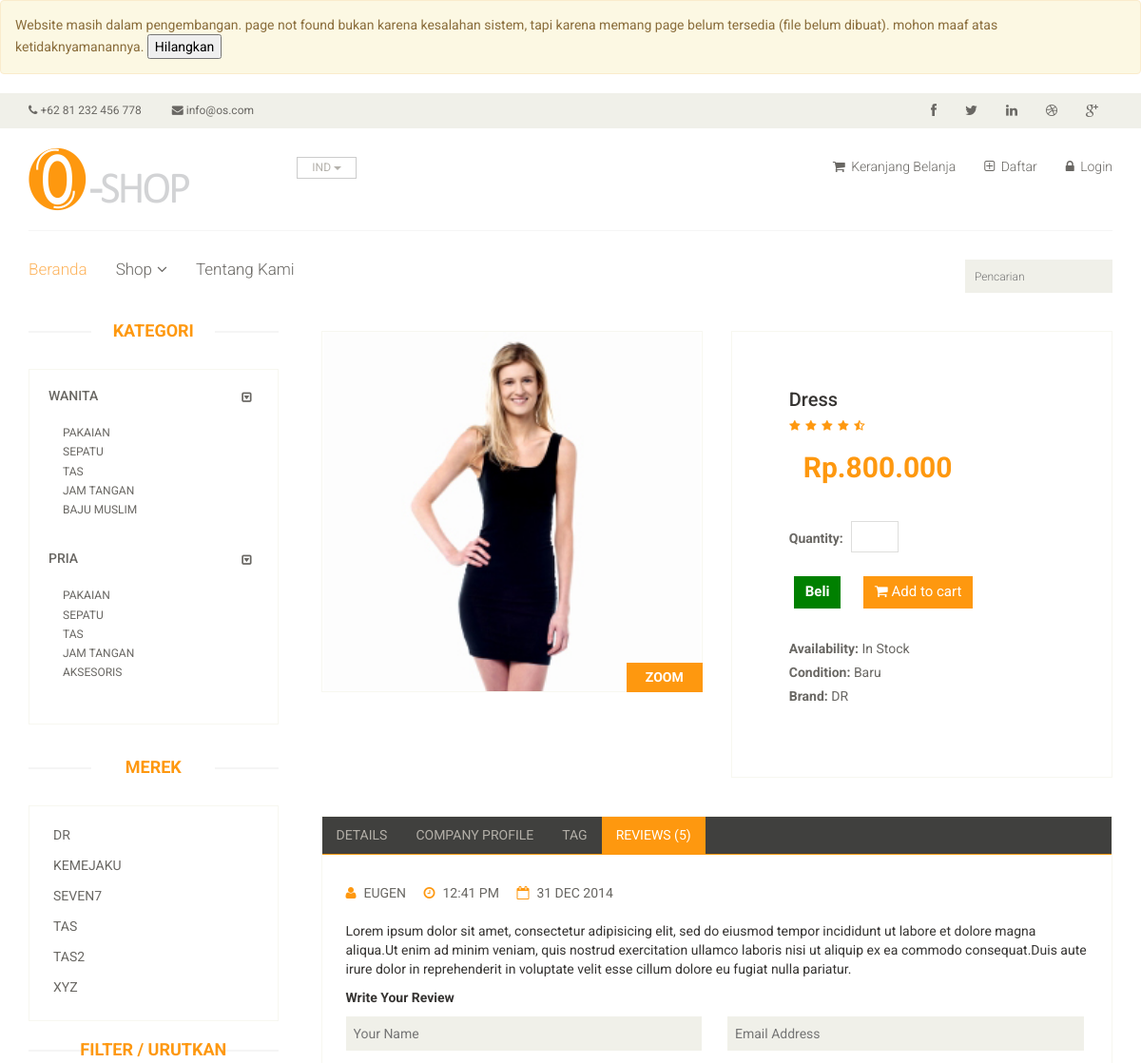
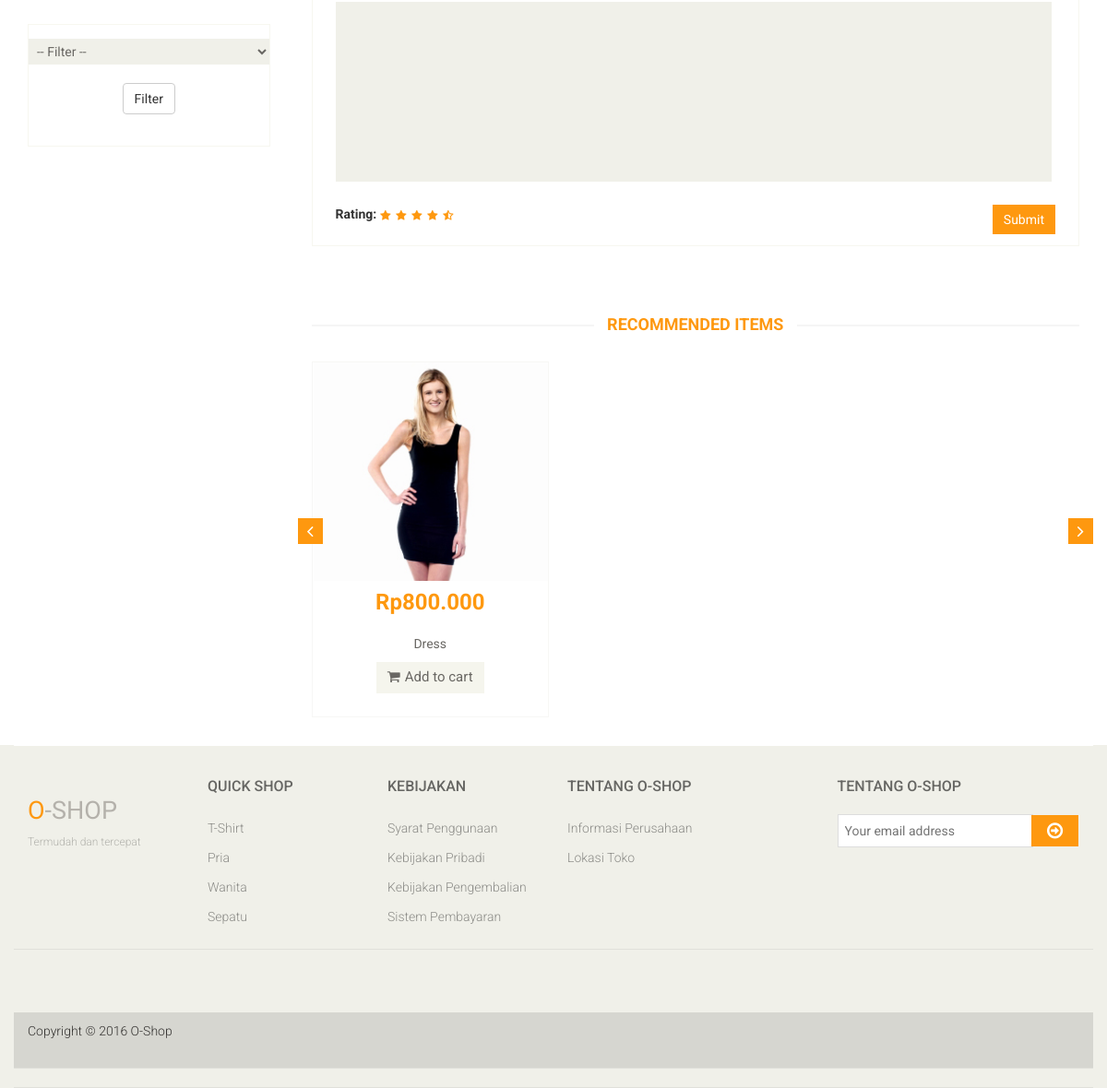
The page /produk/s/11 on the database its author committed (2 pictures, top to bottom).
### tables this page shows
CREATE TABLE `subkategori` (
  `id_sub` int(11) NOT NULL,
  `nama_sub` varchar(30) NOT NULL,
  `kategori` int(11) NOT NULL
);

CREATE TABLE `produk` (
  `id_produk` int(11) NOT NULL,
  `nama_produk` varchar(50) NOT NULL,
  `detail_produk` longtext NOT NULL,
  `stock_produk` int(11) NOT NULL,
  `kondisi_produk` int(11) NOT NULL,
  `brand_produk` varchar(50) NOT NULL,
  `harga_produk` int(11) NOT NULL,
  `kategori_produk` int(11) NOT NULL,
  `foto_produk` varchar(100) NOT NULL
);

### application/controllers/Produk.php (called while the page is built, shortened)
<?php
class Produk extends CI_Controller {
	public function __construct()
	{
		$this->load->model('ProdukModel');
		$this->load->model('UserModel');
	}
	public function s($id = NULL)
	{
		$data['slider'] = 0;
		if ($id != NULL) {
			$data['isi'] = 'konten/detail_produk';
			$data['produk'] = $this->ProdukModel->get_by_id($id);
			$data['pria'] = $this->ProdukModel->get_kategori(1);
			$data['wanita'] = $this->ProdukModel->get_kategori(2);
			$b = $this->ProdukModel->get_brand();
			$i = 0;
			foreach ($b as $value) {
				$brand[$i] = $value->brand_produk;
				$i++;
			}
			$i = 0;
			$c = 0;
			$max = count($brand);
			while ($i < $max) {
				if ($i < $max-1) {
					if ($brand[$i] == $brand[$i+1]) {
						$i++;
						$data['brand'][$c] = $brand[$i];
						if ($brand[$i+1] != $brand[$i+2]) {
							$c++;
						}
					}else{
						$data['brand'][$c] = $brand[$i];
						$c++;
					}
				}else {
					$data['brand'][$c] = $brand[$i];
				}
				$i++;
			}
			$data['title'] = $data['produk']->nama_produk;
			$data['recommended'] = $this->ProdukModel->get_by_rec($data['produk']->kategori_produk);
			$this->load->view('main', $data);
		}
	}
}

### index.php (called while the page is built, shortened)
<?php
require_once BASEPATH.'core/CodeIgniter.php';

### application/models/ProdukModel.php (called while the page is built, shortened)
<?php
class ProdukModel extends CI_Model {
	function get_by_id($id)
	{
		$this->db->where('id_produk', $id);
		$result = $this->db->get('produk');
		return $result->row();
	}
	function get_kategori($id)
	{
		$this->db->where('kategori', $id);
		$r = $this->db->get('subkategori');
		return $r->result();
	}
	function get_brand()
	{
		$this->db->select('brand_produk');
		$this->db->order_by('brand_produk', 'asc');
		$r = $this->db->get('produk');
		return $r->result();
	}
	function get_by_rec($id)
	{
		$this->db->where('kategori_produk', $id);
		$r = $this->db->get('produk', 9, 0);
		return $r->result();
	}
}

### application/views/konten/detail_produk.php (the view, shortened to what this page needs)
<div class="product-details">
	<div class="col-sm-6">
		<div class="view-product">
			<img src="<?php echo base_url('assets/images/produk/'); echo $produk->foto_produk; ?>" alt="" />
			<h3>ZOOM</h3>
		</div>
	</div>
	<div class="col-sm-6">
		<div class="product-information">
			<h2><?php echo $produk->nama_produk; ?></h2>
			<img src="<?php echo base_url('assets/images/produk/rating.png'); ?>" alt="" />
			<br>
			<span class="col-md-12">
				<span>Rp.<?php echo number_format($produk->harga_produk, 0, ',', '.') ?></span>
			</span>
			<span>
				<form action="<?php echo base_url('user/proses_cart'); ?>" method="POST" accept-charset="utf-8">
				<p>
					<label>Quantity:</label>
					<input type="number" name="qty" value="" min="1" required />
				</p>
				<br>
				<div class="row">
					<button type="submit" name="submit" value="buy" class="btn btn-fefault cart" style="background: green;">
						<b>Beli</b>
					</button>
					<button type="submit" name="submit" value="cart" class="btn btn-fefault cart">
						<i class="fa fa-shopping-cart"></i>
						Add to cart
					</button>
				</div>
				</form>
			</span>
			<p><b>Availability:</b> In Stock</p>
			<p><b>Condition:</b> <?php if($produk->kondisi_produk == 1) echo "Baru"; else echo 'Bekas'; ?></p>
			<p><b>Brand:</b> <?php echo $produk->brand_produk; ?></p>
		</div>
	</div>
</div>
<div class="category-tab shop-details-tab">
	<div class="col-sm-12">
		<ul class="nav nav-tabs">
			<li><a href="#details" data-toggle="tab">Details</a></li>
			<li><a href="#companyprofile" data-toggle="tab">Company Profile</a></li>
			<li><a href="#tag" data-toggle="tab">Tag</a></li>
			<li class="active"><a href="#reviews" data-toggle="tab">Reviews (5)</a></li>
		</ul>
	</div>
	<div class="tab-content">
		<div class="tab-pane fade active in" id="reviews" >
			<div class="col-sm-12">
				<ul>
					<li><a href=""><i class="fa fa-user"></i>EUGEN</a></li>
					<li><a href=""><i class="fa fa-clock-o"></i>12:41 PM</a></li>
					<li><a href=""><i class="fa fa-calendar-o"></i>31 DEC 2014</a></li>
				</ul>
				<p>Lorem ipsum dolor sit amet, consectetur adipisicing elit, sed do eiusmod tempor incididunt ut labore et dolore magna aliqua.Ut enim ad minim veniam, quis nostrud exercitation ullamco laboris nisi ut aliquip ex ea commodo consequat.Duis aute irure dolor in reprehenderit in voluptate velit esse cillum dolore eu fugiat nulla pariatur.</p>
				<p><b>Write Your Review</b></p>
				<form action="#">
					<span>
						<input type="text" placeholder="Your Name"/>
						<input type="email" placeholder="Email Address"/>
					</span>
					<textarea name="" ></textarea>
					<b>Rating: </b> <img src="images/product-details/rating.png" alt="" />
					<button type="button" class="btn btn-default pull-right">
						Submit
					</button>
				</form>
			</div>
		</div>
	</div>
</div>
<div class="recommended_items">
	<h2 class="title text-center">recommended items</h2>
	<div id="recommended-item-carousel" class="carousel slide" data-ride="carousel">
		<?php
			if ($recommended != NULL) {
		echo "<div class='carousel-inner'>";
		echo "<div class='item active'>";
				foreach ($recommended as $value) {
		?>
					<div class="col-sm-4">
						<div class="product-image-wrapper">
							<div class="single-products">
								<div class="productinfo text-center">
									<img src="<?php echo base_url('assets/images/produk/') .$value->foto_produk; ?>" alt="" />
									<h2>Rp<?php echo number_format($value->harga_produk, 0, ',', '.') ?></h2>
									<p><?php echo $value->nama_produk; ?></p>
									<a href="<?php echo base_url('user/proses_cart/') .$value->id_produk; ?>" title="">
										<button type="button" class="btn btn-default add-to-cart"><i class="fa fa-shopping-cart"></i>Add to cart</button>
									</a>
								</div>
							</div>
						</div>
					</div>
		<?php
				}
		echo "</div>";
			}
		?>
		</div>
		 <a class="left recommended-item-control" href="#recommended-item-carousel" data-slide="prev">
			<i class="fa fa-angle-left"></i>
		  </a>
		  <a class="right recommended-item-control" href="#recommended-item-carousel" data-slide="next">
			<i class="fa fa-angle-right"></i>
		  </a>
	</div>
</div>

### application/views/layout/sidebar.php (shortened to what this page needs)
<section>
	<div class="container">
		<div class="row">
			<div class="col-sm-3">
				<div class="left-sidebar">
					<h2>Kategori</h2>
					<div class="panel-group category-products" id="accordian">
						<div class="panel panel-default">
							<div class="panel-heading">
								<h4 class="panel-title">
									<a data-toggle="collapse" data-parent="#accordian" href="#sportswear">
										<span class="badge pull-right"><i class="fa fa-caret-square-o-down"></i></span>
										<a href="<?php echo base_url('welcome/kategori/wanita'); ?>" title="">Wanita</a>
									</a>
								</h4>
							</div>
							<div id="sportswear" class="panel-collapse in">
								<div class="panel-body">
									<ul>
										<?php
											if ($wanita != NULL) {
												foreach ($wanita as $value) {
										?>
													<li><a href="<?php echo base_url('produk/kategori/') .$value->id_sub; ?>"><?php echo $value->nama_sub; ?> </a></li>
										<?php
												}
											}
										?>
									</ul>
								</div>
							</div>
						</div>
						<div class="panel panel-default">
							<div class="panel-heading">
								<h4 class="panel-title">
									<a data-toggle="collapse" data-parent="#accordian" href="#mens">
										<span class="badge pull-right"><i class="fa fa-caret-square-o-down"></i></span>
										<a href="<?php echo base_url('welcome/kategori/pria'); ?>" title="">Pria</a>
									</a>
								</h4>
							</div>
							<div id="mens" class="panel-collapse in">
								<div class="panel-body">
									<ul>
										<?php
											if ($pria != NULL) {
												foreach ($pria as $value) {
										?>
													<li><a href="<?php echo base_url('produk/kategori/') .$value->id_sub; ?>"><?php echo $value->nama_sub; ?> </a></li>
										<?php
												}
											}
										?>
									</ul>
								</div>
							</div>
						</div>
					</div>
					<div class="brands_products">
						<h2>Merek</h2>
						<div class="brands-name">
							<ul class="nav nav-pills nav-stacked">
								<?php
									if ($brand != NULL) {
										foreach ($brand as $value) {
								?>
											<li><a href="<?php echo base_url('produk/brand/') .$value; ?>"> <span class="pull-right"></span><?php echo $value; ?></a></li>
								<?php
										}
									}
								?>
							</ul>
						</div>
					</div>
					<br>
					<div class="brands_products">
						<h2>Filter / Urutkan</h2>
						<div class="brands-name">
							<form action="<?php echo base_url('welcome/index'); ?>" method="get" accept-charset="utf-8">
								<select name="orderby" required >
									<option value="">-- Filter --</option>
								</select>
								<div align="center">
									<br>
									<button type="submit" class="btn btn-default">Filter</button>
								</div>
							</form>
						</div>
					</div>
				</div>
			</div>
			<div class="col-sm-9 padding-right">

### rows shown on the page
subkategori: nama_sub "PAKAIAN"
subkategori: nama_sub "SEPATU"
subkategori: nama_sub "TAS"
subkategori: nama_sub "JAM TANGAN"
subkategori: nama_sub "BAJU MUSLIM"
subkategori: nama_sub "PAKAIAN"
subkategori: nama_sub "SEPATU"
subkategori: nama_sub "TAS"
subkategori: nama_sub "JAM TANGAN"
subkategori: nama_sub "AKSESORIS"
produk: foto_produk (picture), nama_produk "Dress", harga_produk "800.000", brand_produk "DR"

### other values the page prints
$value "DR"
$value "KEMEJAKU"
$value "SEVEN7"
$value "TAS"
$value "TAS2"
$value "XYZ"
